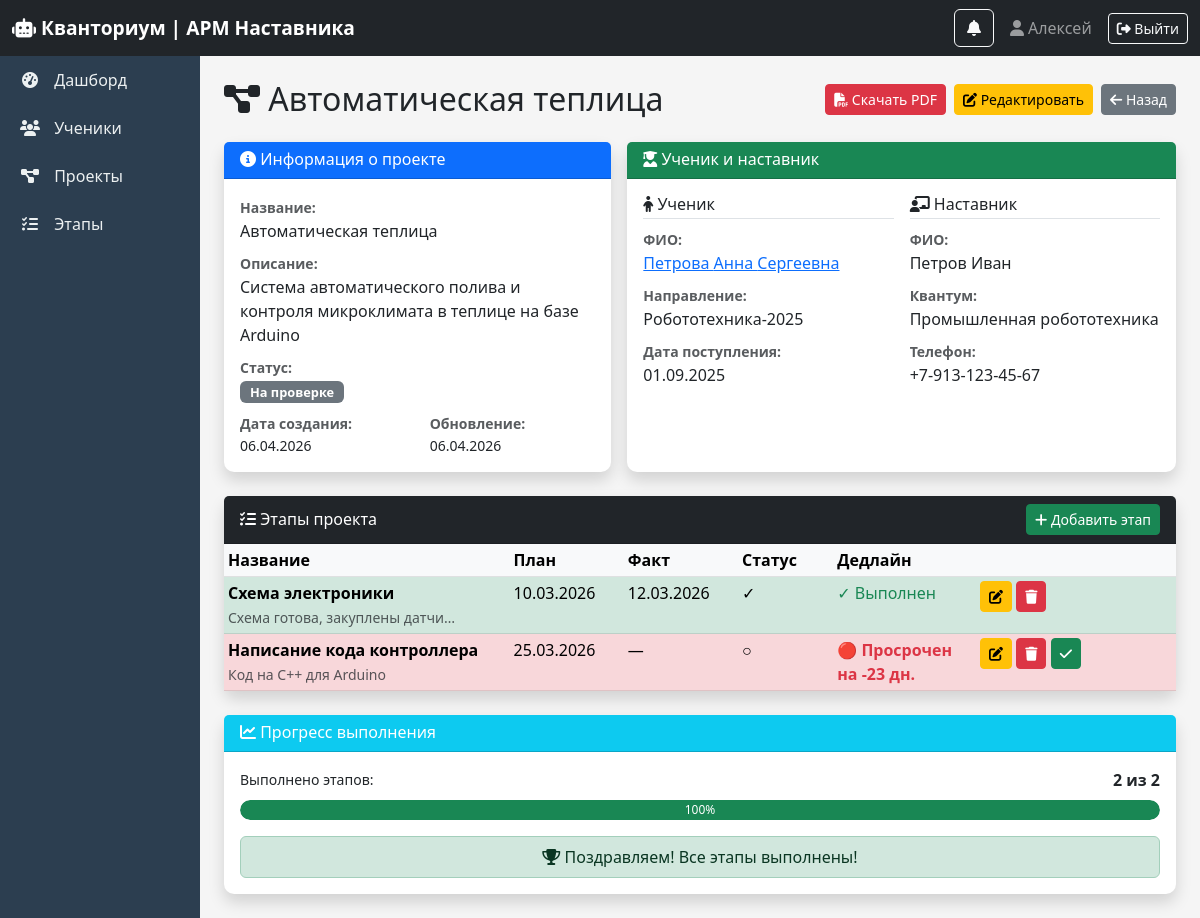
Before: /projects/2/ (signed in) with the older database file.
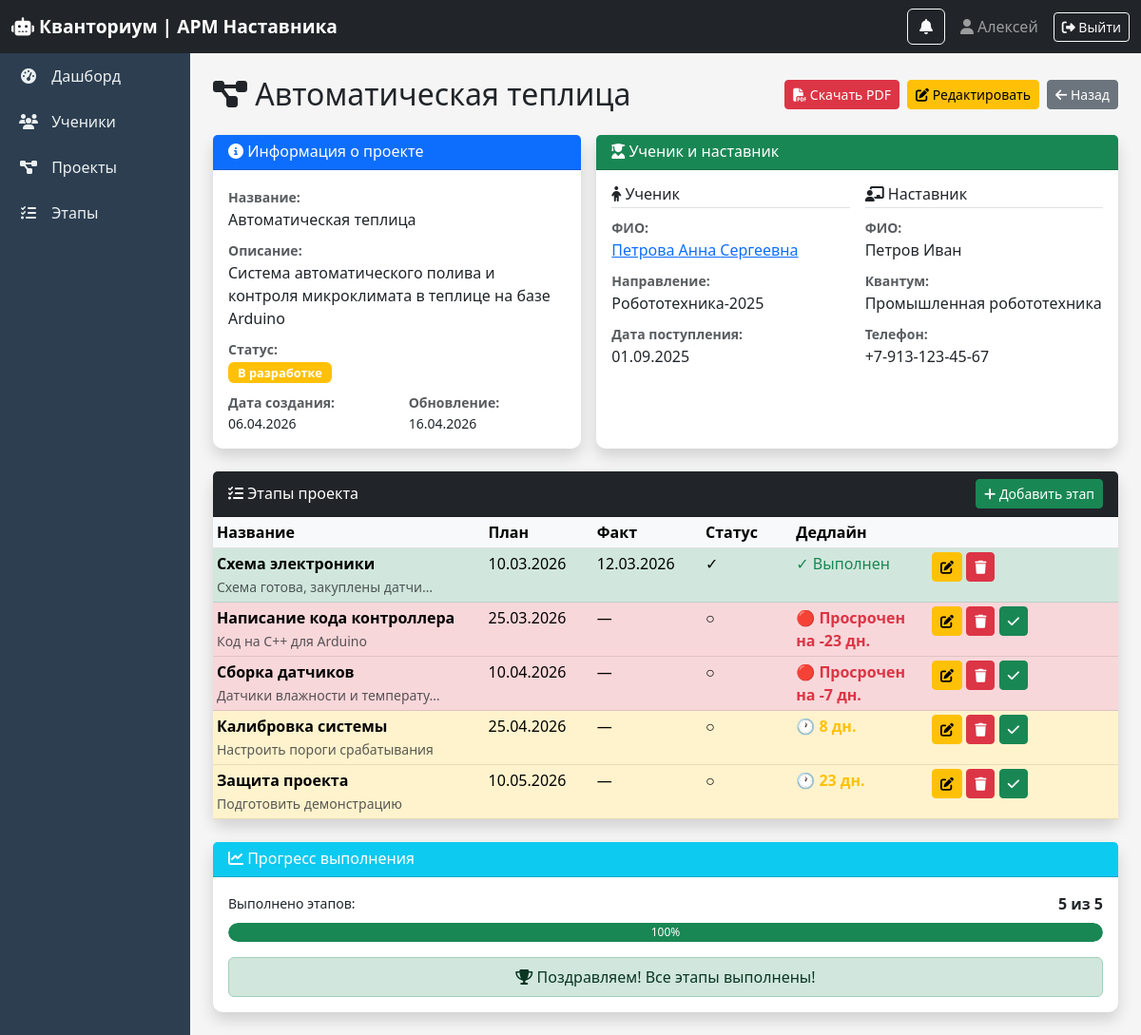
After: the same page with the newer database file.
### core/models.py (models this page shows, shortened)
class Project(models.Model):
    STATUS_CHOICES = [
        ('idea', 'Идея'),
        ('development', 'В разработке'),
        ('review', 'На проверке'),
        ('completed', 'Завершен'),
        ('defended', 'Защищен'),
    ]
    name = models.CharField(max_length=200, verbose_name="Название проекта")
    description = models.TextField(verbose_name="Описание")
    student = models.ForeignKey(Student, on_delete=models.CASCADE, verbose_name="Обучающийся")
    status = models.CharField(max_length=20, choices=STATUS_CHOICES, default='idea', verbose_name="Статус")
    created_at = models.DateTimeField(auto_now_add=True, verbose_name="Дата создания")
    updated_at = models.DateTimeField(auto_now=True, verbose_name="Дата обновления")
    class Meta:
        verbose_name = "Проект"
        verbose_name_plural = "Проекты"

class ProjectStage(models.Model):
    project = models.ForeignKey(Project, on_delete=models.CASCADE, verbose_name="Проект")
    stage_name = models.CharField(max_length=100, verbose_name="Название этапа")
    planned_date = models.DateField(verbose_name="Плановая дата")
    actual_date = models.DateField(null=True, blank=True, verbose_name="Фактическая дата")
    is_completed = models.BooleanField(default=False, verbose_name="Выполнен")
    comment = models.TextField(blank=True, verbose_name="Комментарий наставника")
    class Meta:
        verbose_name = "Этап проекта"
        verbose_name_plural = "Этапы проектов"
        ordering = ['planned_date']  # Сортировка по дате

class Student(models.Model):
    last_name = models.CharField(max_length=50, verbose_name="Фамилия")
    first_name = models.CharField(max_length=50, verbose_name="Имя")
    middle_name = models.CharField(max_length=50, blank=True, verbose_name="Отчество")
    group_name = models.CharField(max_length=50, verbose_name="Направление")  # группа
    mentor = models.ForeignKey(Mentor, on_delete=models.SET_NULL, null=True, verbose_name="Наставник")
    enrollment_date = models.DateField(verbose_name="Дата поступления")
    class Meta:
        verbose_name = "Обучающийся"
        verbose_name_plural = "Обучающиеся"

class Mentor(models.Model):
    user = models.OneToOneField(User, on_delete=models.CASCADE, verbose_name="Пользователь")
    department = models.CharField(max_length=100, verbose_name="Квантум")  # факультет
    phone = models.CharField(max_length=20, blank=True, verbose_name="Телефон")
    class Meta:
        verbose_name = "Наставник"
        verbose_name_plural = "Наставники"

### core/views.py (the view)
# urls.py: path('projects/<int:pk>/', views.project_detail, name='project_detail'),
@login_required
def project_detail(request, pk):
    project = get_object_or_404(Project, pk=pk)
    stages = project.projectstage_set.all().order_by('planned_date')
    today = date.today()
    can_edit = user_can_edit(request)
    for stage in stages:
        if stage.is_completed:
            stage.urgency_status = 'success'
            stage.days_left = None
        else:
            days_left = (stage.planned_date - today).days
            stage.days_left = days_left
            if days_left < 0:
                stage.urgency_status = 'danger'
            elif days_left <= 7:
                stage.urgency_status = 'danger'
            elif days_left <= 30:
                stage.urgency_status = 'warning'
            else:
                stage.urgency_status = 'secondary'
    context = {
        'project': project,
        'stages': stages,
        'can_edit': can_edit,
    }
    return render(request, 'core/project_detail.html', context)

### core/views.py (called while the page is built)
def get_user_mentor(request):
    if not request.user.is_authenticated:
        return None
    try:
        return request.user.mentor
    except:
        return None

def user_can_edit(request):
    if request.user.is_superuser:
        return True
    if request.user.username == 'metodist':
        return False
    return True

### core/templates/core/project_detail.html (shortened to what the changed rows need)
{% extends 'core/base.html' %}
{% block content %}
<div class="d-flex flex-column flex-sm-row justify-content-between align-items-sm-center mb-4 gap-2">
    <h2 class="mb-0"><i class="fas fa-project-diagram"></i> {{ project.name }}</h2>
    <div class="d-flex gap-2">
        <a href="{% url 'export_project_pdf' project.id %}" class="btn btn-danger btn-sm">
        </a>
        {% if user.is_superuser or user.username != 'metodist' %}
        <a href="{% url 'project_edit' project.id %}" class="btn btn-warning btn-sm">
        </a>
        {% endif %}
        <a href="{% url 'project_list' %}" class="btn btn-secondary btn-sm">
        </a>
    </div>
</div>
<div class="row g-3">
    <div class="col-12 col-lg-5">
        <div class="card shadow h-100">
            <div class="card-body">
                <div class="mb-2"><label class="fw-bold text-muted small mb-0">Название:</label><p class="mb-0">{{ project.name }}</p></div>
                <div class="mb-2"><label class="fw-bold text-muted small mb-0">Описание:</label><p class="mb-0">{{ project.description|default:"Нет описания"|truncatechars:200 }}</p></div>
                <div class="mb-2"><label class="fw-bold text-muted small mb-0">Статус:</label><div><span class="badge {% if project.status == 'development' %}bg-warning{% elif project.status == 'completed' %}bg-success{% elif project.status == 'defended' %}bg-info{% else %}bg-secondary{% endif %}">{{ project.get_status_display }}</span></div></div>
                <div class="row"><div class="col-6"><label class="fw-bold text-muted small mb-0">Дата создания:</label><p class="mb-0 small">{{ project.created_at|date:"d.m.Y" }}</p></div><div class="col-6"><label class="fw-bold text-muted small mb-0">Обновление:</label><p class="mb-0 small">{{ project.updated_at|date:"d.m.Y" }}</p></div></div>
            </div>
        </div>
    </div>
    <div class="col-12 col-lg-7">
        <div class="card shadow h-100">
            <div class="card-body">
                <div class="row g-3">
                    <div class="col-12 col-md-6">
                        <div class="mb-2"><label class="fw-bold text-muted small mb-0">ФИО:</label><p class="mb-0"><a href="{% url 'student_detail' project.student.id %}">{{ project.student.last_name }} {{ project.student.first_name }} {{ project.student.middle_name|default:"" }}</a></p></div>
                        <div class="mb-2"><label class="fw-bold text-muted small mb-0">Направление:</label><p class="mb-0">{{ project.student.group_name }}</p></div>
                        <div><label class="fw-bold text-muted small mb-0">Дата поступления:</label><p class="mb-0">{{ project.student.enrollment_date|date:"d.m.Y" }}</p></div>
                    </div>
                    <div class="col-12 col-md-6">
                        <div class="mb-2"><label class="fw-bold text-muted small mb-0">ФИО:</label><p class="mb-0">{% if project.student.mentor %}{{ project.student.mentor.user.last_name }} {{ project.student.mentor.user.first_name }}{% else %}<span class="text-muted">Не назначен</span>{% endif %}</p></div>
                        <div class="mb-2"><label class="fw-bold text-muted small mb-0">Квантум:</label><p class="mb-0">{{ project.student.mentor.department|default:"—" }}</p></div>
                        <div><label class="fw-bold text-muted small mb-0">Телефон:</label><p class="mb-0">{{ project.student.mentor.phone|default:"—" }}</p></div>
                    </div>
                </div>
            </div>
        </div>
    </div>
</div>
<div class="card shadow mt-4">
    <div class="card-body p-0">
        {% if stages %}
        <div class="table-wrapper">
            <table class="table table-sm table-hover mb-0">
                <thead class="table-light">
                    <tr>
                        <th style="width: 30%">Название</th>
                        <th style="width: 12%">План</th>
                        <th style="width: 12%">Факт</th>
                        <th style="width: 10%">Статус</th>
                        <th style="width: 15%">Дедлайн</th>
                        <th style="width: 21%"></th>
                    </tr>
                </thead>
                <tbody>
                    {% for stage in stages %}
                    <tr class="{% if stage.is_completed %}table-success{% elif stage.days_left < 0 %}table-danger{% elif stage.days_left <= 7 %}table-danger{% elif stage.days_left <= 30 %}table-warning{% endif %}">
                        <td><strong>{{ stage.stage_name|truncatechars:40 }}</strong>{% if stage.comment %}<br><small class="text-muted">{{ stage.comment|truncatechars:30 }}</small>{% endif %}</a></td>
                        <td>{{ stage.planned_date|date:"d.m.Y" }}</a></td>
                        <td>{{ stage.actual_date|date:"d.m.Y"|default:"—" }}</a></a></td>
                        <td>{% if stage.is_completed %}✓{% else %}○{% endif %}</a></td>
                        <td>
                            {% if not stage.is_completed %}
                                {% if stage.days_left < 0 %}
                                    <span class="text-danger fw-bold">🔴 Просрочен на {{ stage.days_left|slice:"1:" }} дн.</span>
                                {% elif stage.days_left == 0 %}
                                    <span class="text-danger fw-bold">🔥 Сегодня!</span>
                                {% elif stage.days_left <= 7 %}
                                    <span class="text-danger fw-bold">⚠️ {{ stage.days_left }} дн.</span>
                                {% elif stage.days_left <= 30 %}
                                    <span class="text-warning fw-bold">🕐 {{ stage.days_left }} дн.</span>
                                {% else %}
                                    <span class="text-secondary">{{ stage.days_left }} дн.</span>
                                {% endif %}
                            {% else %}
                                <span class="text-success">✓ Выполнен</span>
                            {% endif %}
                        </a></td>
                        {% if user.is_superuser or user.username != 'metodist' %}
                        <td class="text-nowrap">
                            <a href="{% url 'stage_edit' stage.id %}" class="btn btn-sm btn-warning"><i class="fas fa-edit"></i></a>
                            <a href="{% url 'stage_delete' stage.id %}" class="btn btn-sm btn-danger"><i class="fas fa-trash"></i></a>
                            {% if not stage.is_completed %}
                            <a href="{% url 'stage_mark_complete' stage.id %}" class="btn btn-sm btn-success" onclick="return confirm('Отметить выполненным?')"><i class="fas fa-check"></i></a>
                            {% endif %}
                        </a></td>
                        {% else %}
                        <td class="text-muted small text-center">—</a></td>
                        {% endif %}
                    </tr>
                    {% endfor %}
                </tbody>
            </table>
        </div>
        {% endif %}
    </div>
</div>
<div class="card shadow mt-4">
    <div class="card-body">
        {% with total=stages|length completed=stages|dictsort:"is_completed"|slice:":total"|length %}
            <div class="d-flex justify-content-between align-items-center mb-2">
                <span class="small">Выполнено этапов:</span>
                <span class="fw-bold">{{ completed }} из {{ total }}</span>
            </div>
        {% endwith %}
    </div>
</div>
{% endblock %}

Changed rows visible on the page:
changed Project "Автоматическая теплица": status "На проверке" → "В разработке"; updated_at "06.04.2026" → "16.04.2026"
added ProjectStage: stage_name "Сборка датчиков", comment "Датчики влажности и температу…", planned_date "10.04.2026", actual_date "—", days_left "-7", is_completed False (drawn)
added ProjectStage: stage_name "Калибровка системы", comment "Настроить пороги срабатывания", planned_date "25.04.2026", actual_date "—", days_left "8", is_completed False (drawn)
added ProjectStage: stage_name "Защита проекта", comment "Подготовить демонстрацию", planned_date "10.05.2026", actual_date "—", days_left "23", is_completed False (drawn)
Other visible differences:
{{ completed }}: "2" → "5"
{{ total }}: "2" → "5"
